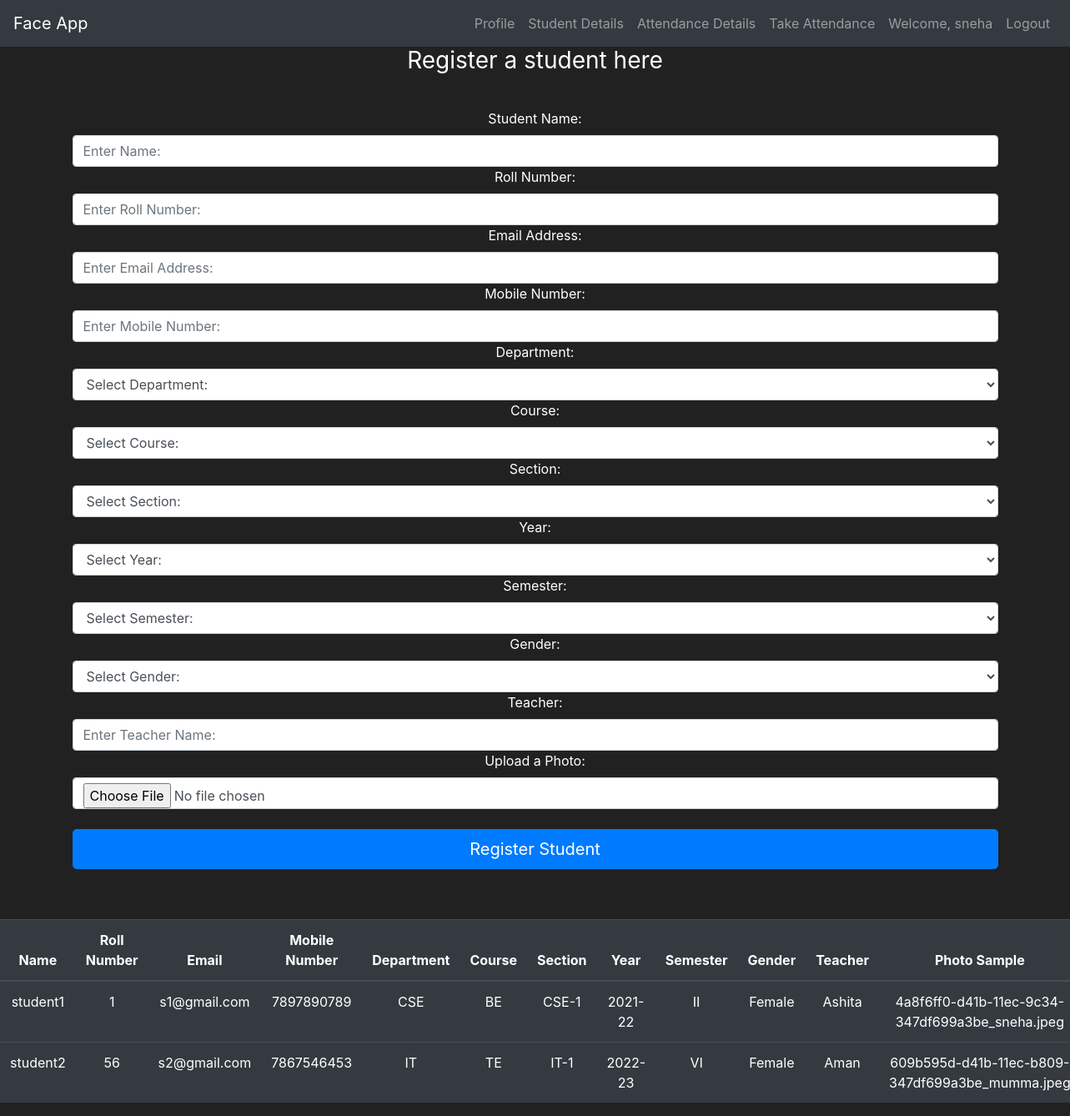
The page /student_details (signed in) on the database as committed earlier.
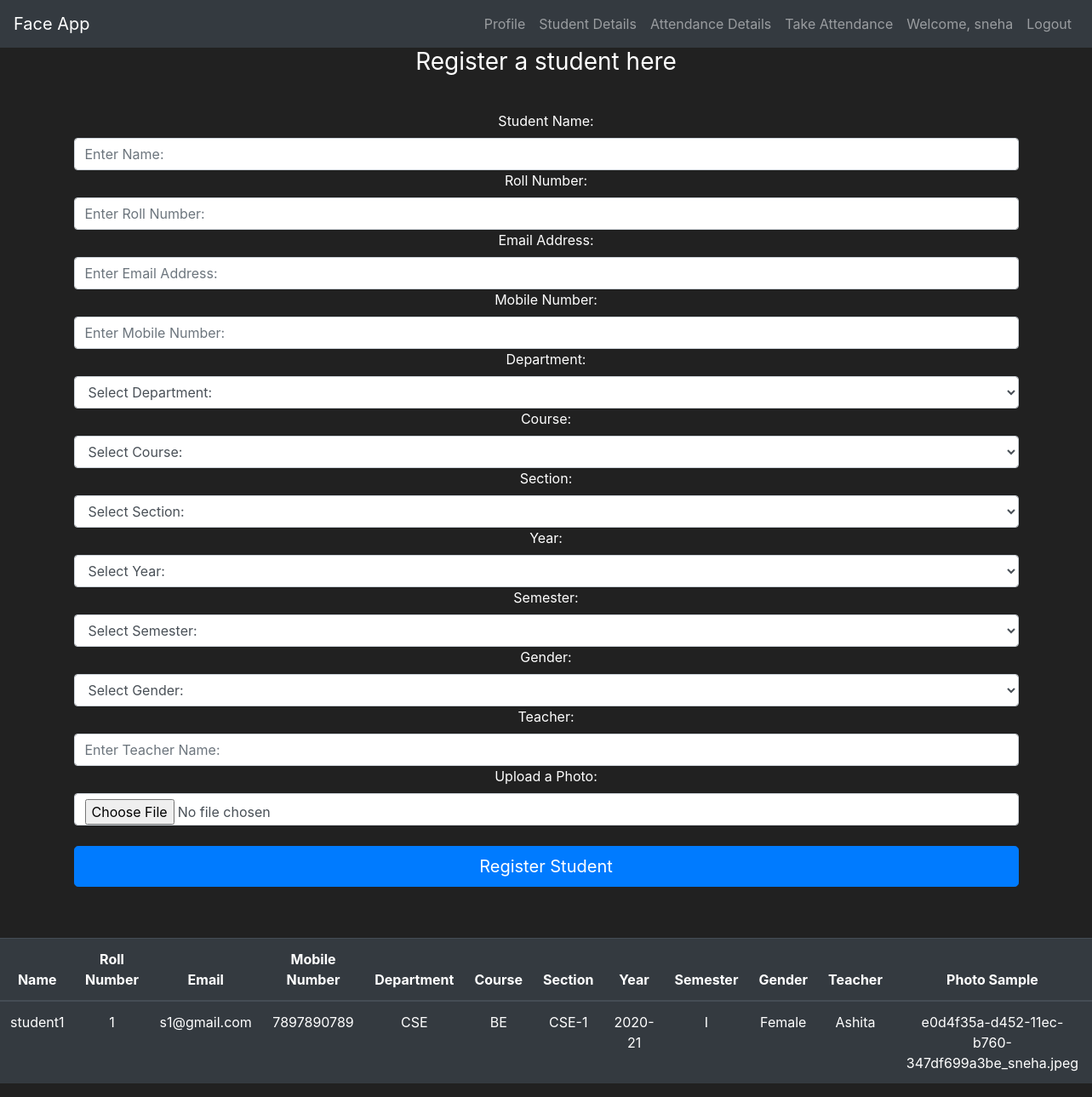
The same page on the database as committed later.
### faceapp/models.py (models this page shows, shortened)
class User(db.Model, UserMixin):
    id = db.Column(db.Integer(), primary_key=True)
    username = db.Column(db.String(length=10), unique=True, nullable=False)
    email = db.Column(db.String(length=20), unique=True, nullable=False)
    password_hash = db.Column(db.String(length=60), nullable=False)
    @property
    def password(self):
        return self.password

class Student(db.Model):
    id = db.Column(db.Integer(), primary_key=True)
    dept = db.Column(db.String(length=10), nullable=False)
    course = db.Column(db.String(length=10), nullable=False)
    year = db.Column(db.String(length=20), nullable=False)
    semester = db.Column(db.Integer(), nullable=False)
    name = db.Column(db.String(length=30), nullable=False)
    section = db.Column(db.String(length=10), nullable=False)
    roll_no = db.Column(db.Integer(), unique=True, nullable=False)
    gender = db.Column(db.String(length=20), nullable=False)
    mobile_no = db.Column(db.String(length=10), nullable=False)
    email = db.Column(db.String(length=20), unique=True, nullable=False)
    teacher = db.Column(db.String(length=20), nullable=False)
    photo_sample = db.Column(db.String(), nullable=False)

### faceapp/routes.py (the view, shortened to what this page needs)
@app.route('/student_details', methods=['GET', 'POST'])
@login_required
def student_details():
    form = RegisterStudentForm()
    if request.method == 'GET':
        students = Student.query.all()
        return render_template('student_details.html', form=form, students=students)

### faceapp/forms.py (shortened to what this page needs)
class RegisterStudentForm(FlaskForm):
    dept = SelectField(label='Department: ', validators=[DataRequired()], choices=DEPT_CHOICES)
    course = SelectField(label='Course: ', validators=[DataRequired()], choices=COURSE_CHOICES)
    year = SelectField(label='Year: ', validators=[DataRequired()], choices=YEAR_CHOICES)
    semester = SelectField(label='Semester: ', validators=[DataRequired()], choices=SEMESTER_CHOICES)
    name = StringField(label='Student Name: ', validators=[Length(max=30),DataRequired()])
    section = SelectField(label='Section: ', validators=[DataRequired()], choices=SECTION_CHOICES)
    roll_no = IntegerField(label='Roll Number: ', validators=[DataRequired()])
    gender = SelectField(label='Gender: ', validators=[DataRequired()], choices=GENDER_CHOICES)
    mobile_no = StringField(label='Mobile Number: ', validators=[Length(10), DataRequired()])
    email = StringField(label='Email Address: ', validators=[Email(), DataRequired()])
    teacher = StringField(label='Teacher: ', validators=[Length(min=2, max=20),DataRequired()])
    photo_sample = FileField(label='Upload a Photo: ', validators=[DataRequired()])
    submit = SubmitField(label='Register Student')

### faceapp/models.py (called while the page is built)
@login_manager.user_loader
def load_user(user_id):
    return User.query.get(int(user_id))

### faceapp/templates/student_details.html (shortened to what this page needs)
{% extends 'base.html' %}
{% block content %}
<body class="text-center">
    <div class="container">
        <form method='POST' class="form-register" style="color:white", enctype="multipart/form-data">
            <h1 class="h3 mb-3 font-weight-normal">Register a student here</h1>
            <br>
            {{ form.name.label() }}
            {{ form.name(class="form-control", placeholder="Enter Name: ") }}
            {{ form.roll_no.label() }}
            {{ form.roll_no(class="form-control", placeholder="Enter Roll Number: ") }}
            {{ form.email.label() }}
            {{ form.email(class="form-control", placeholder="Enter Email Address: ") }}
            {{ form.mobile_no.label() }}
            {{ form.mobile_no(class="form-control", placeholder="Enter Mobile Number: ") }}
            {{ form.dept.label() }}
            {{ form.dept(class="form-control") }}
            {{ form.course.label() }}
            {{ form.course(class="form-control") }}
            {{ form.section.label() }}
            {{ form.section(class="form-control") }}
            {{ form.year.label() }}
            {{ form.year(class="form-control") }}
            {{ form.semester.label() }}
            {{ form.semester(class="form-control") }}
            {{ form.gender.label() }}
            {{ form.gender(class="form-control") }}
            {{ form.teacher.label() }}
            {{ form.teacher(class="form-control", placeholder="Enter Teacher Name: ") }}
            {{ form.photo_sample.label() }}
            {{ form.photo_sample(class="form-control") }}
             <br>
            {{ form.submit(class="btn btn-lg btn-block btn-primary") }}
        </form>
    </div>
    <div>
        <table class="table table-hover table-dark" style="margin-top: 60px">
            <thead>
                <tr>
                    <th scope="col">Name</th>
                    <th scope="col">Roll Number</th>
                    <th scope="col">Email</th>
                    <th scope="col">Mobile Number</th>
                    <th scope="col">Department</th>
                    <th scope="col">Course</th>
                    <th scope="col">Section</th>
                    <th scope="col">Year</th>
                    <th scope="col">Semester</th>
                    <th scope="col">Gender</th>
                    <th scope="col">Teacher</th>
                    <th scope="col">Photo Sample</th>
                </tr>
            </thead>
            <tbody>
                {% for student in students %}
                    <tr>
                        <td>{{ student.name }}</td>
                        <td>{{ student.roll_no }}</td>
                        <td>{{ student.email }}</td>
                        <td>{{ student.mobile_no }}</td>
                        <td>{{ student.dept }}</td>
                        <td>{{ student.course }}</td>
                        <td>{{ student.section }}</td>
                        <td>{{ student.year }}</td>
                        <td>{{ student.semester }}</td>
                        <td>{{ student.gender }}</td>
                        <td>{{ student.teacher }}</td>
                        <td>{{ student.photo_sample }}</td>
                    </tr>
                {% endfor %}
            </tbody>
        </table>
    </div>
</body>
{% endblock%}

### faceapp/templates/base.html (shortened to what this page needs)
<!doctype html>
<html lang="en">
  <head>
    <link rel="stylesheet" href="https://cdn.jsdelivr.net/npm/bootstrap@4.5.3/dist/css/bootstrap.min.css">
  </head>
  <body>
    <nav class="navbar navbar-expand-md navbar-dark bg-dark">
      <a class="navbar-brand" href="{{ url_for ('home') }}">Face App</a>
      <div class="collapse navbar-collapse" id="navbarNav">
        {% if current_user.is_authenticated %}
          <ul class="navbar-nav">
            <li class="nav-item">
                <a class="nav-link" href="{{ url_for ('profile') }}">Profile</a>
            </li>
            <li class="nav-item">
                <a class="nav-link" href="{{ url_for ('student_details') }}">Student Details</a>
            </li>
            <li class="nav-item">
                <a class="nav-link" href="{{ url_for ('attendance_details') }}">Attendance Details</a>
            </li>
            <li class="nav-item">
                <a class="nav-link" href="{{ url_for ('take_attendance') }}">Take Attendance</a>
            </li>
            <li class="nav-item">
                <a class="nav-link">Welcome, {{ current_user.username }}</a>
            </li>
            <li class="nav-item">
                <a href="{{ url_for('logout') }}" class="nav-link">Logout</a>
            </li>
          </ul>
      {% endif %}
      </div>
    </nav>
    {% block content %}
    {% endblock %}
  </body>
</html>

### faceapp/templates/base.html (style rules this page uses)
body { background-color: #212121; color: white }

Rows that differ between the two databases and show on the page:
removed Student: name "student2", roll_no "56", email "s2@gmail.com", mobile_no "7867546453", dept "IT", course "TE", section "IT-1", year "2022-23", semester "VI", gender "Female", teacher "Aman", photo_sample "609b595d-d41b-11ec-b809-347df699a3be_mumma.jpeg"
changed Student "student1": year "2021-22" → "2020-21"; semester "II" → "I"; photo_sample "4a8f6ff0-d41b-11ec-9c34-347df699a3be_sneha.jpeg" → "e0d4f35a-d452-11ec-b760-347df699a3be_sneha.jpeg"
